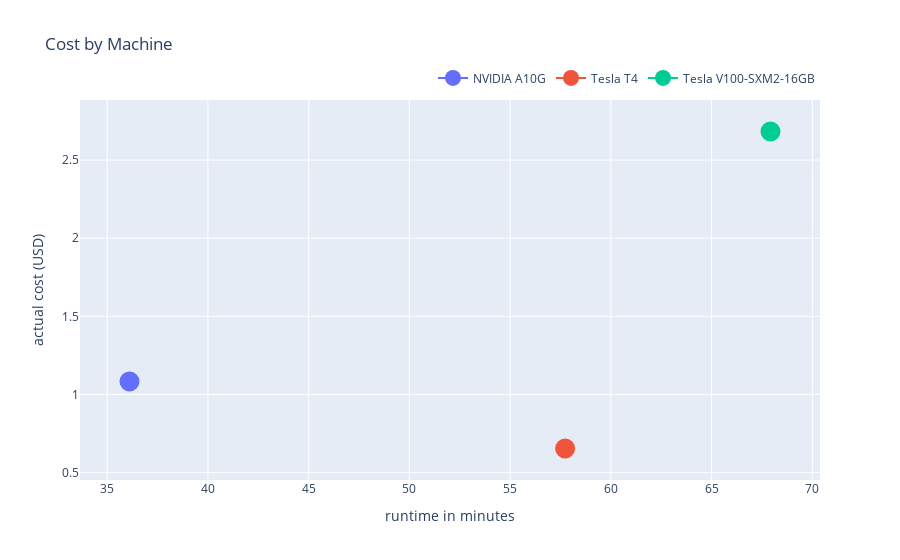

The code cell stored with this chart in its notebook:
### Markdown cell above
let's visualize these costs:

### Code cell
fig = go.Figure()

for run in perf_df.index:
    fig.add_trace(go.Scatter(x=perf_df.loc[perf_df.index == run, "runtime_min"], y=perf_df.loc[perf_df.index == run, "actual_cost"], name=run, marker=dict(size=20)))

fig.update_layout(
    xaxis_title="runtime in minutes", 
    yaxis_title="actual cost (USD)", 
    title=dict(text="Cost by Machine"),
    legend=dict(orientation="h", yanchor="bottom", y=1.02, xanchor="right", x=1)
)

fig.show()

### Figure 1 — Plotly figure (JSON) as saved in the notebook; plotly's stock layout.template omitted (floating-point values rounded to 4 significant figures)
{"data": [{"marker": {"size": 20}, "name": "NVIDIA A10G", "type": "scatter", "x": [36.11], "y": [1.083]}, {"marker": {"size": 20}, "name": "Tesla T4", "type": "scatter", "x": [57.73], "y": [0.6543]}, {"marker": {"size": 20}, "name": "Tesla V100-SXM2-16GB", "type": "scatter", "x": [67.92], "y": [2.683]}], "layout": {"legend": {"orientation": "h", "x": 1, "xanchor": "right", "y": 1.02, "yanchor": "bottom"}, "title": {"text": "Cost by Machine"}, "xaxis": {"title": {"text": "runtime in minutes"}}, "yaxis": {"title": {"text": "actual cost (USD)"}}}}
